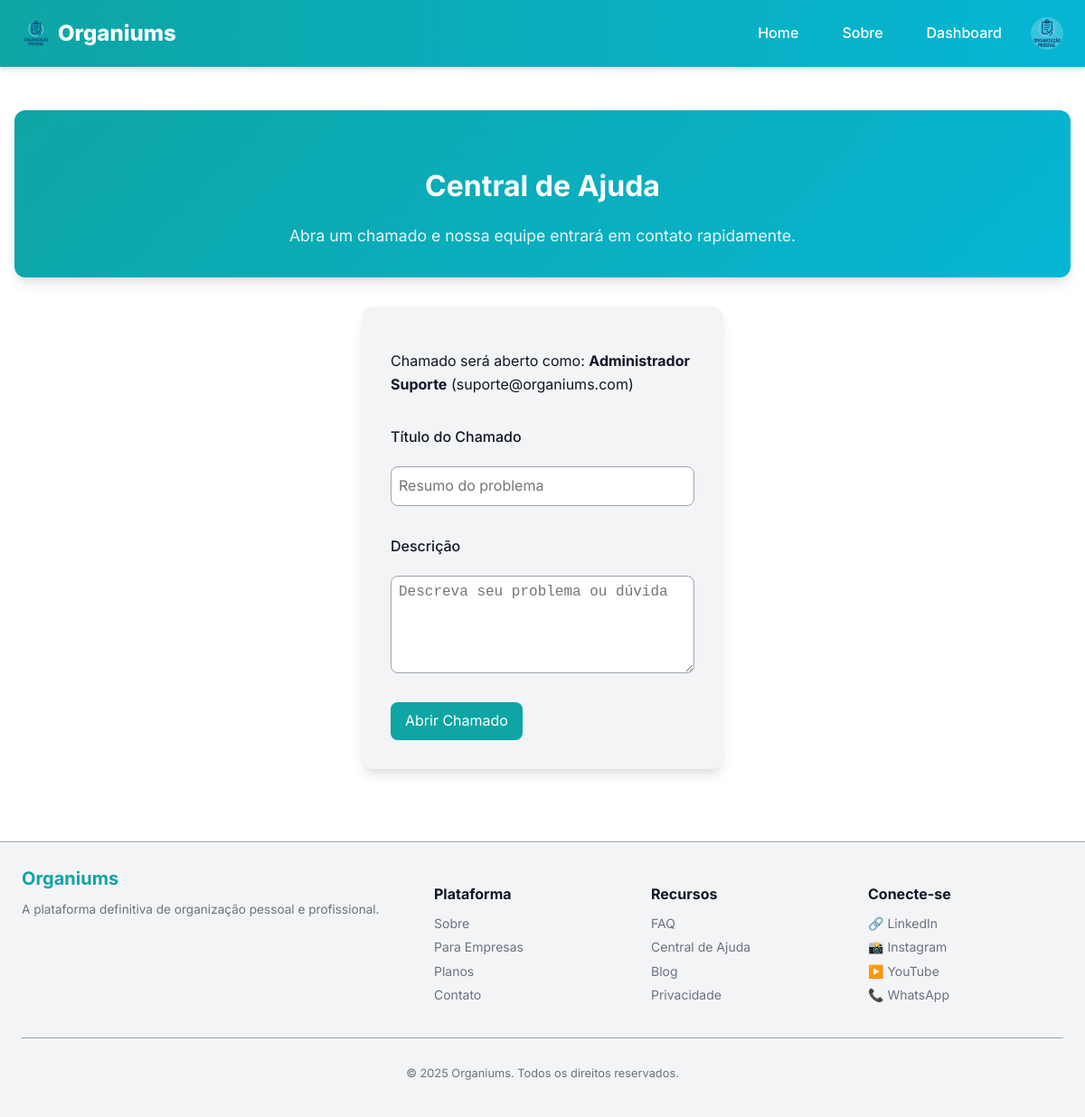
Screenshot of /ajuda (signed in) with the database file from the repository.
### models.py (models this page shows, shortened)
class User(UserMixin, db.Model):
    __tablename__ = "user"
    id = db.Column(db.Integer, primary_key=True)
    username = db.Column(db.String(50), unique=True, index=True, nullable=False)
    name = db.Column(db.String(120), nullable=False)
    email = db.Column(db.String(120), unique=True, index=True, nullable=False)
    password_hash = db.Column(db.String(128))
    avatar = db.Column(db.String(200))
    role = db.Column(db.String(30), default="cliente", nullable=False)
    company_id = db.Column(db.Integer, db.ForeignKey('company.id'), nullable=True)

### app/views.py (the view, shortened to what this page needs)
@bp.route('/ajuda', methods=['GET', 'POST'])
def ajuda():
    return render_template('public/ajuda.html')

### manage.py (called while the page is built)
def create_app(config_object=None):
    app = Flask(__name__, template_folder='app/templates', static_folder='app/static')
    app.config.from_object(config_object or Config)
    db.init_app(app)
    migrate.init_app(app, db)
    login.init_app(app)
    from models import User
    @login.user_loader
    def load_user(user_id):
        return User.query.get(int(user_id))
    from app.views import bp as app_bp
    from api.views import bp as api_bp
    app.register_blueprint(app_bp)
    app.register_blueprint(api_bp, url_prefix='/api')
    app.config['MAX_CONTENT_LENGTH'] = 2 * 1024 * 1024
    register_error_handlers(app)
    @app.shell_context_processor
    def make_shell_context():
        return {'db': db, 'User': User}
    return app

### app/templates/public/ajuda.html (shortened to what this page needs)
{% extends 'base.html' %}
{% block content %}
<section class="hero-ajuda">
    <div class="hero-ajuda-content">
        <h1>Central de Ajuda</h1>
        <p>Abra um chamado e nossa equipe entrará em contato rapidamente.</p>
    </div>
</section>
<section class="ajuda-form-section">
    <form action="/ajuda" method="POST" class="contact-form">
        {% if current_user.is_authenticated %}
            <p>Chamado será aberto como: <strong>{{ current_user.name }}</strong> ({{ current_user.email }})</p>
        {% else %}
            <label for="nome">Seu Nome</label>
            <input type="text" id="nome" name="nome" placeholder="Digite seu nome">
        {% endif %}
        <label for="titulo">Título do Chamado</label>
        <input type="text" id="titulo" name="titulo" placeholder="Resumo do problema" required>
        <label for="descricao">Descrição</label>
        <textarea id="descricao" name="descricao" rows="5" placeholder="Descreva seu problema ou dúvida" required></textarea>
        <button type="submit">Abrir Chamado</button>
    </form>
</section>
{% endblock %}

### app/templates/components/header.html (shortened to what this page needs)
<header class="site-header">
  <div class="header-wrap">
    <a class="brand" href="{{ url_for('app_bp.home') }}">
      <img class="brand-logo" src="{{ url_for('static', filename='img/logo.png') }}" alt="Organiums" width="32" height="32">
      Organiums
    </a>
    <nav class="desktop-nav">
      <a class="nav-link" href="{{ url_for('app_bp.home') }}">Home</a>
      <a class="nav-link" href="{{ url_for('app_bp.about') }}">Sobre</a>
      {% if current_user.is_authenticated %}
        <a class="nav-link" href="{{ url_for('app_bp.dashboard') }}">Dashboard</a>
        <div class="user-menu">
          {% if current_user.avatar %}
            <img src="{{ url_for('static', filename='uploads/avatars/' ~ current_user.avatar) }}"
                alt="Avatar de {{ current_user.name }}"
                width="32" height="32"
                class="user-avatar">
          {% else %}
            <div class="user-avatar placeholder-avatar">{{ current_user.name[0]|upper }}</div>
          {% endif %}
        </div>
      {% else %}
        <a class="nav-link" href="{{ url_for('app_bp.login') }}">Entrar</a>
        <a class="nav-link" href="{{ url_for('app_bp.register') }}">Cadastrar</a>
      {% endif %}
    </nav>
  </div>
</header>

### app/static/css/main.css (style rules this page uses)
* { box-sizing: border-box; }
body { font-family: var(--font-base); background: var(--bg); color: var(--fg); margin: 0; padding: 0; line-height: var(--line-height); }
button { background: var(--brand-primary); border: none; color: #fff; padding: var(--spacing-sm) var(--spacing-md); border-radius: var(--radius); cursor: pointer; transition: var(--transition); }
input, button { font: inherit; }

### app/static/css/vars.css (style rules this page uses)
:root { --bg: #ffffff; --fg: #111827; --bg-light: #f3f4f6; --muted: #6b7280; --muted-light: #9ca3af; --border: #e5e7eb; --surface: #ffffff; --brand-primary: #0ea5a4; --brand-secondary: #06b6d4; --brand-dark: #0d9488; --success: #10b981; --success-bg: #d1fae5; --danger: #ef4444; --danger-bg: #fee2e2; --warning: #f59e0b; --warning-bg: #fef3c7; --info: #3b82f6; --info-bg: #dbeafe; --font-base: 'Inter', system-ui, Arial, sans-serif; --font-alt: 'Inter', system-ui, Arial, sans-serif; --text-xs: 0.75rem; --text-sm: 0.875rem; --text-md: 1rem; --text-lg: 1.125rem; --text-xl: 1.25rem; --text-2xl: 1.5rem; --text-3xl: 1.875rem; --line-height: 1.6; --container-width: 1200px; --spacing-xs: 4px; --spacing-sm: 8px; --spacing-md: 16px; --spacing-lg: 24px; --spacing-xl: 32px; --spacing-2xl: 48px; --radius: 8px; --radius-lg: 12px; --radius-full: 9999px; --shadow: 0 4px 6px -1px rgba(0, 0, 0, 0.1), 0 2px 4px -1px rgba(0, 0, 0, 0.06); --shadow-md: 0 10px 15px -3px rgba(0, 0, 0, 0.1), 0 4px 6px -2px rgba(0, 0, 0, 0.05); --shadow-lg: 0 20px 25px -5px rgba(0, 0, 0, 0.1), 0 10px 10px -5px rgba(0, 0, 0, 0.04); --transition: all 0.3s ease; --modal-bg: var(--surface); --overlay-bg: rgba(0, 0, 0, 0.6); }

### app/static/css/components/header.css (style rules this page uses)
.site-header { background: linear-gradient(90deg, var(--brand-primary), var(--brand-secondary)); color: white; position: sticky; top: 0; z-index: 1000; box-shadow: var(--shadow); }
.header-wrap { max-width: var(--container-width); margin: 0 auto; display: flex; justify-content: space-between; align-items: center; padding: var(--spacing-md) var(--spacing-lg); }
.brand { font-weight: 800; color: white; text-decoration: none; font-size: 1.5rem; display: flex; align-items: center; gap: var(--spacing-sm); }
.brand-logo { height: 32px; width: auto; }
.desktop-nav { display: flex; align-items: center; gap: var(--spacing-md); }
.nav-link { color: white; text-decoration: none; font-weight: 500; padding: var(--spacing-sm) var(--spacing-md); border-radius: var(--radius); transition: var(--transition); position: relative; }
.nav-link::after { content: ''; position: absolute; bottom: 0; left: 50%; width: 0; height: 2px; background-color: white; transition: var(--transition); transform: translateX(-50%); }
.user-menu { display: flex; align-items: center; gap: var(--spacing-sm); position: relative; }
.user-avatar { width: 36px; height: 36px; border-radius: 50%; background-color: rgba(255, 255, 255, 0.2); display: flex; align-items: center; justify-content: center; font-weight: 600; cursor: pointer; }

### app/static/css/pages/public/contato.css (style rules this page uses)
.contact-form { display: flex; flex-direction: column; gap: var(--spacing-md); }
.contact-form label { font-weight: 500; color: var(--fg); }
.contact-form input, .contact-form textarea { padding: var(--spacing-sm); border: 1px solid var(--muted-light); border-radius: var(--radius); font-size: 1rem; width: 100%; }
.contact-form button { align-self: flex-start; }

### app/static/css/pages/auth/registro.css (style rules this page uses)
form { max-width: 500px; margin: 0 auto; padding: var(--spacing-xl); background: var(--bg-light); border-radius: var(--radius-lg); box-shadow: var(--shadow-md); display: flex; flex-direction: column; gap: var(--spacing-md); }
form label { display: flex; flex-direction: column; font-weight: 500; color: var(--fg); }
form input[type="text"], form input[type="email"], form input[type="password"], form input[type="file"] { padding: var(--spacing-sm); border: 1px solid var(--muted-light); border-radius: var(--radius); font-size: 1rem; transition: var(--transition); }
form button { background: var(--brand-primary); color: white; border: none; padding: var(--spacing-md); border-radius: var(--radius); cursor: pointer; font-size: 1rem; transition: var(--transition); }

### rows the page displays
User: avatar (picture), name "Administrador Suporte", email "suporte@organiums.com"

### other values shown
{{ current_year|default(2025) }} "2025"
